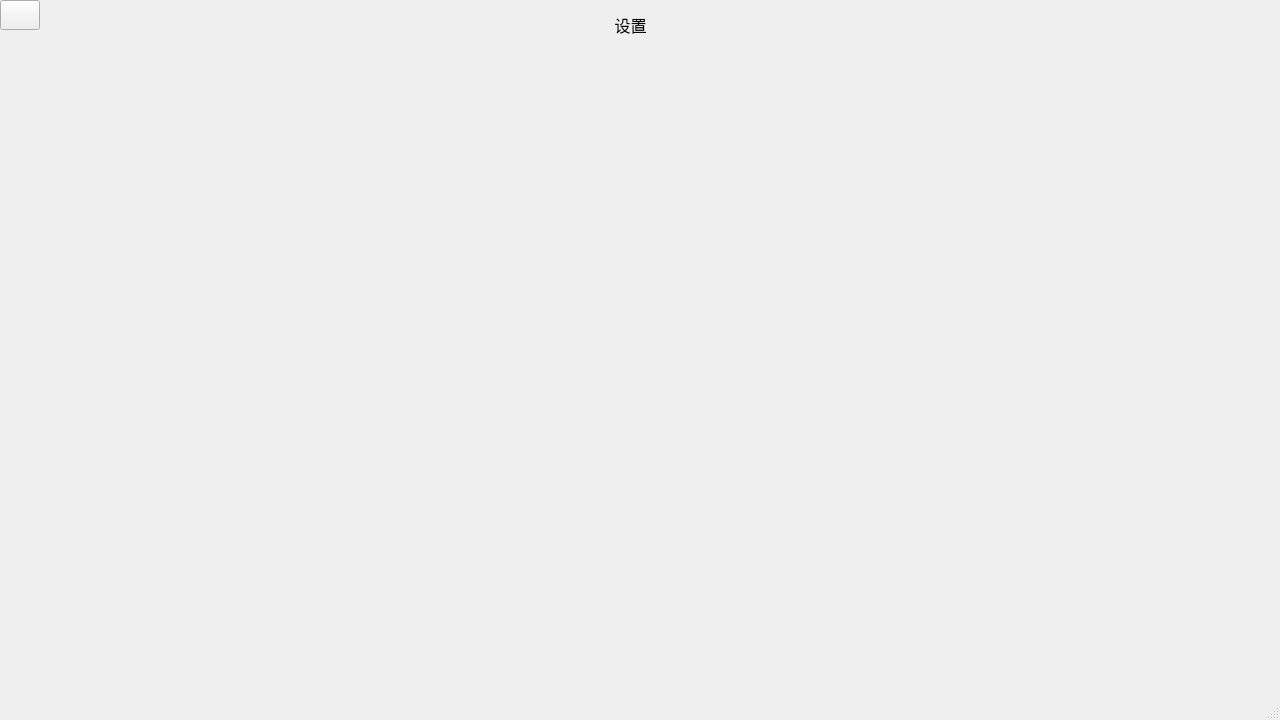
<?xml version="1.0" encoding="UTF-8"?>
<ui version="4.0">
 <class>Setting</class>
 <widget class="QMainWindow" name="Setting">
  <property name="geometry">
   <rect>
    <x>0</x>
    <y>0</y>
    <width>1280</width>
    <height>720</height>
   </rect>
  </property>
  <property name="windowTitle">
   <string>MainWindow</string>
  </property>
  <widget class="QWidget" name="centralwidget">
   <widget class="QLabel" name="label">
    <property name="geometry">
     <rect>
      <x>600</x>
      <y>10</y>
      <width>61</width>
      <height>31</height>
     </rect>
    </property>
    <property name="text">
     <string>&lt;html&gt;&lt;head/&gt;&lt;body&gt;&lt;p align=&quot;center&quot;&gt;&lt;span style=&quot; font-size:12pt;&quot;&gt;设置&lt;/span&gt;&lt;/p&gt;&lt;/body&gt;&lt;/html&gt;</string>
    </property>
   </widget>
   <widget class="QPushButton" name="pushButton_back">
    <property name="geometry">
     <rect>
      <x>0</x>
      <y>0</y>
      <width>40</width>
      <height>30</height>
     </rect>
    </property>
    <property name="text">
     <string/>
    </property>
    <property name="icon">
     <iconset>
      <normaloff>:/icon/back_16x16.png</normaloff>:/icon/back_16x16.png</iconset>
    </property>
   </widget>
  </widget>
  <widget class="QMenuBar" name="menubar">
   <property name="geometry">
    <rect>
     <x>0</x>
     <y>0</y>
     <width>1280</width>
     <height>23</height>
    </rect>
   </property>
  </widget>
  <widget class="QStatusBar" name="statusbar"/>
 </widget>
 <resources/>
 <connections/>
</ui>
